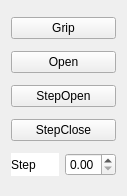
<?xml version="1.0" encoding="UTF-8"?>
<ui version="4.0">
 <class>GuiGripper</class>
 <widget class="QWidget" name="GuiGripper">
  <property name="geometry">
   <rect>
    <x>0</x>
    <y>0</y>
    <width>127</width>
    <height>196</height>
   </rect>
  </property>
  <property name="windowTitle">
   <string>Gripper</string>
  </property>
  <layout class="QVBoxLayout" name="verticalLayout">
   <item>
    <widget class="QPushButton" name="pushButtonGrip">
     <property name="text">
      <string>Grip</string>
     </property>
    </widget>
   </item>
   <item>
    <widget class="QPushButton" name="pushButtonOpen">
     <property name="text">
      <string>Open</string>
     </property>
    </widget>
   </item>
   <item>
    <widget class="QPushButton" name="pushButtonStepOpen">
     <property name="text">
      <string>StepOpen</string>
     </property>
    </widget>
   </item>
   <item>
    <widget class="QPushButton" name="pushButtonStepClose">
     <property name="text">
      <string>StepClose</string>
     </property>
    </widget>
   </item>
   <item>
    <layout class="QHBoxLayout" name="horizontalLayout">
     <item>
      <widget class="QLabel" name="label">
       <property name="styleSheet">
        <string notr="true">background-color: rgb(255, 255, 255);</string>
       </property>
       <property name="text">
        <string>Step</string>
       </property>
      </widget>
     </item>
     <item>
      <widget class="QDoubleSpinBox" name="doubleSpinBox">
       <property name="maximum">
        <double>1.000000000000000</double>
       </property>
       <property name="singleStep">
        <double>0.100000000000000</double>
       </property>
      </widget>
     </item>
    </layout>
   </item>
  </layout>
 </widget>
 <resources/>
 <connections/>
</ui>
